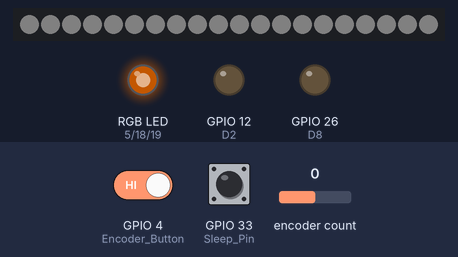
Bench run of a sketch on a simulated ESP32. Parts: 20 RGB LEDs in strip order, left to right, an RGB LED mixed from three pins (HIGH = lit), output pins drawn as LEDs (lit = HIGH). The test bench sets the inputs (shaded band); at power-on: GPIO 33 (Sleep_Pin) HIGH, GPIO 4 (Encoder_Button) HIGH, encoder count 0. Dim RGB values are drawn brighter than linear; nothing arrives over Bluetooth unless stated; what the sketch prints to the serial monitor is not drawn.

Above: at 6.2 s.
6.3 s: GPIO 33 (Sleep_Pin) pulled LOW for 0.15 s
At 7.2 s:
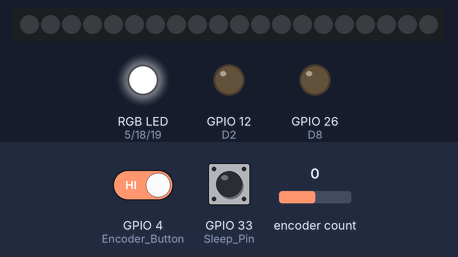
7.9 s: GPIO 33 (Sleep_Pin) pulled LOW for 1 s
At 8.5 s:
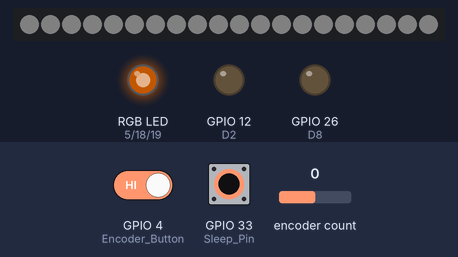
10.4 s: GPIO 33 (Sleep_Pin) pulled LOW for 3.2 s
At 11.6 s:
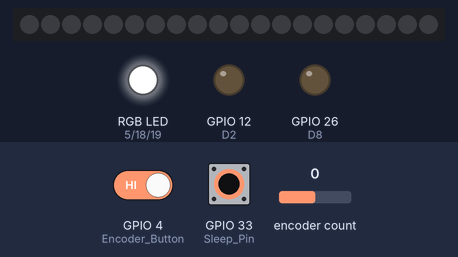
Timing chart, 0 to 13.4 s (numbered marks = the images above; inputs shaded):
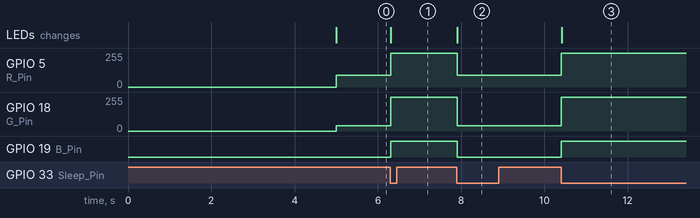

Measured:
- after the input at 6.3 s, GPIO 5 (R_Pin): 90/255 → 255/255 at once; GPIO 18 (G_Pin): 40/255 → 255/255 at once; GPIO 19 (B_Pin): LOW → HIGH at once; the LEDs: change at once (image 1)
- after the input at 7.9 s, GPIO 5 (R_Pin): 255/255 → 90/255 at once; GPIO 18 (G_Pin): 255/255 → 40/255 at once; GPIO 19 (B_Pin): HIGH → LOW at once; the LEDs: change at once (image 2)
- after the input at 10.4 s, GPIO 5 (R_Pin): 90/255 → 255/255 at once; GPIO 18 (G_Pin): 40/255 → 255/255 at once; GPIO 19 (B_Pin): LOW → HIGH at once; the LEDs: change at once (image 3)

The sketch:

coffee_LCD.ino
```cpp
#include <ESP32Encoder.h>
//#include <Encoder.h>
//#include <RGBLed.h>
#include <Adafruit_NeoPixel.h>
#include <BluetoothSerial.h>
//#include <EEPROM.h>

#define D1 32
#define D2 12
#define D3 13
#define D4 14
#define D5 25
#define D7 27
#define D8 26
#define Encoder_1 15
#define Encoder_2 2
#define Encoder_Button 4
#define WS2812B_Pin 21
#define NUMPIXELS 20
#define R_Pin 5
#define G_Pin 18
#define B_Pin 19
#define Sleep_Pin 33

//Encoder myEnc(Encoder_1, Encoder_2);
//RGBLed led(R_Pin, G_Pin, B_Pin, 1);
Adafruit_NeoPixel pixels(NUMPIXELS, WS2812B_Pin, NEO_GRB + NEO_KHZ800);
BluetoothSerial BT;
ESP32Encoder encoder;

void setup() {
  delay(5000);
  Serial2.begin(115200);
  Serial.begin(115200);
  pinMode(D1, INPUT_PULLDOWN);
  pinMode(D2, OUTPUT);
  pinMode(D3, INPUT_PULLDOWN);
  pinMode(D4, OUTPUT);
  pinMode(D5, INPUT_PULLDOWN);
  pinMode(D7, INPUT_PULLUP);
  pinMode(D8, OUTPUT);
  pinMode(Sleep_Pin, INPUT_PULLUP);
  pinMode(Encoder_Button, INPUT_PULLUP);


  ledcSetup(0, 5000, 8);
  ledcSetup(1, 5000, 8);
  ledcSetup(2, 5000, 8);
  ledcAttachPin(R_Pin, 0);
  ledcAttachPin(G_Pin, 1);
  ledcAttachPin(B_Pin, 2);
  ledcWrite(0, 255);
  ledcWrite(1, 255);
  ledcWrite(2, 255);
  pixels.begin();
  BT.begin("Coffee");
  //  EEPROM.begin(4096);
  //  delay(10000);

  ESP32Encoder::useInternalWeakPullResistors = UP;
  encoder.attachSingleEdge(Encoder_1, Encoder_2);
  encoder.clearCount();
  digitalWrite(D2, 0);
  ledcWrite(0, 90);
  ledcWrite(1, 40);
  ledcWrite(2, 0);
  //    Serial.println(Brightness);
  for (int i = 0; i < NUMPIXELS; i++) {
    pixels.setPixelColor(i, pixels.Color( 5 , 5 , 5 ));
  }
  pixels.show();
}
int Sleep = 1;
long t;
long t1;
int flip = 1;
int LastCount;
int LcdCommend;
int Brightness;
//String a;
int a[12];
void loop() {
  if (LastCount != encoder.getCount()) {
    LcdCommend = encoder.getCount() > LastCount ? 0x01 : 0x02;
    LastCount = encoder.getCount();
    Serial.print(LcdCommend);
    Serial2.print(LcdCommend);

  }
  //  Serial.println("ok");
  if (!digitalRead(Encoder_Button)) {
    delay(10);
    while (!digitalRead(Encoder_Button));
    Serial.print('3');
    Serial2.print('3');
    delay(10);
  }
  if (digitalRead(Sleep_Pin)) {
    delay(10);
    while (digitalRead(Sleep_Pin));
    delay(10);
    if (Sleep == 1) {
      Serial.print('4');
      Serial2.print('4');
      Sleep *= -1;
    }
    else if (Sleep == -1) {
      Serial.print('4');
      Serial2.print('5');
      Sleep *= -1;
    }
    //    Serial.print('4');
    //    Serial2.print('4');
    //    while (Sleep) {
    //      delay(10);
    //      Sleep = !digitalRead(Sleep_Pin);
    //      while (digitalRead(Sleep_Pin));
    //      delay(10);
    //    }
    //    Serial.print('5');
    //    Serial2.print('5');
    //    delay(10);
  }
  if (Sleep == -1) {
    ledcWrite(0, 256);
    ledcWrite(1, 256);
    ledcWrite(2, 256);
    for (int i = 0; i < NUMPIXELS; i++) {
      pixels.setPixelColor(i, pixels.Color( 0 , 0 , 0 ));
    }
    pixels.show();
  }
  else if(Sleep == 1){
    ledcWrite(0, 90);
    ledcWrite(1, 40);
    ledcWrite(2, 0);
    //    Serial.println(Brightness);
    for (int i = 0; i < NUMPIXELS; i++) {
      pixels.setPixelColor(i, pixels.Color( 5 , 5 , 5 ));
    }
    pixels.show();
  }
  if (BT.available()) {
    //藍牙端接受資料發送到電腦
    Serial2.write(BT.read());
  }
  if (Serial2.available()) {
    delay(10);
    for (int i = 0; i < 12; i++) {
      a[i] = Serial2.read();
    }
    if ((a[0] > 0 && a[0] <= 10 ) || (a[4] > 0 && a[4] <= 10 )) {
      a[0] *= 20;
      a[4] *= 50;
      //
      for (int i = 0; i < 12; i++) {
        Serial.println(a[i]);
      }
      //    Serial.print(c);
      //    Serial.flush();                       //erase any data on serial port after operation
      //    BT.write(Serial2.read());
    }
    else {
      for (int i = 0; i < 12; i++) {
        a[i] = 0;
      }
    }
  }
  if (millis() - t1 > 100) {
    t1 = millis();
    if (a[0] >= 1) {
      digitalWrite(D4, 1);
      Serial.println(a[0]);
      a[0]--;
    }
    else {
      digitalWrite(D4, 0);
    }
    if (a[4] >= 1) {
      Serial.println(a[4]);
      digitalWrite(D8, 1);
      a[4]--;
    }
    else {
      digitalWrite(D8, 0);
    }

  }
}

//}
//    Serial1.write(Serial.read());         //Push it through port 1 to Device B
//  if (Serial.available()) {
//    Serial2.write(Serial.read);         //Push it through port 2 to Device A
//    Serial2.write(0xff);
//    Serial2.write(0xff);
//    Serial2.write(0xff);
//    delay(10);
//  }
//    Serial.flush();                       //erase any data on serial port after operation
```
